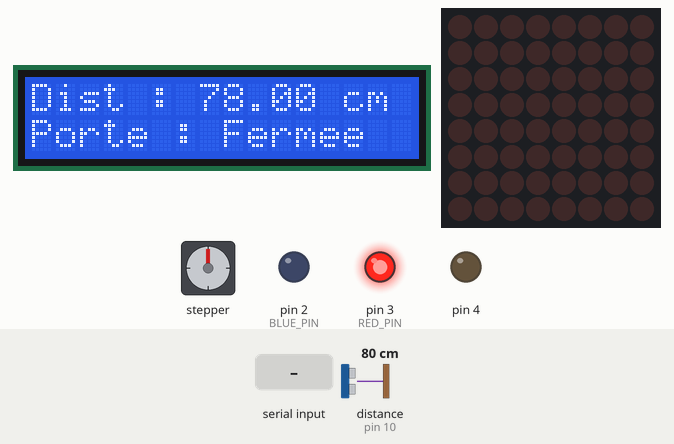
Bench run of a sketch on a simulated Arduino Mega 2560, built with avr-gcc and run on an emulated ATmega2560. On the bench: 16×2 character LCD, stepper motor, 8×8 LED matrix, output pins drawn as LEDs (lit = HIGH). Wiring (inferred from the names in the program): ultrasonic range finder: trigger pin 9; echo pin 10. The test bench sets the inputs (shaded band); at power-on: distance to the obstacle (sensor on pin 10) 80 cm. The echo pulse lasts 58.3 µs per cm; stepper angles assume 2048 steps per turn; pins used as bus, display or sensor lines are not drawn; what the sketch prints to the serial monitor is not drawn.

Above: at 3.2 s.
3.3 s: distance to the obstacle (sensor on pin 10) set to 66 cm
At 4.6 s:
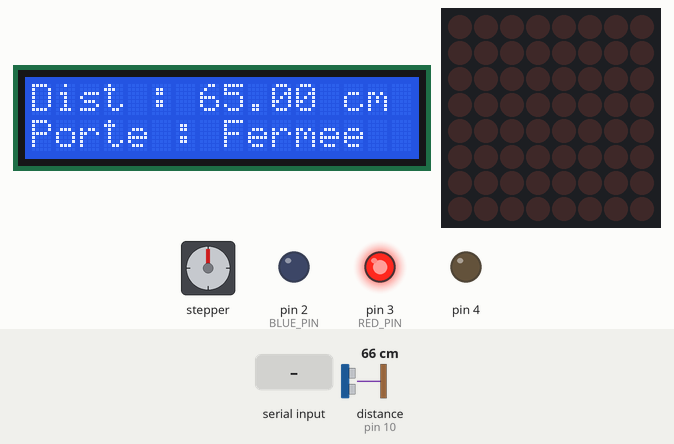
4.9 s: distance to the obstacle (sensor on pin 10) set to 56 cm
At 5.41 s:
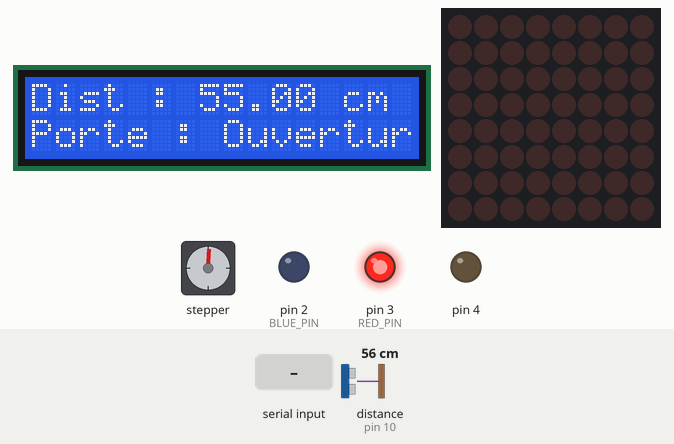
6.8 s: "g_dist\n" received over Serial
At 7.5 s:
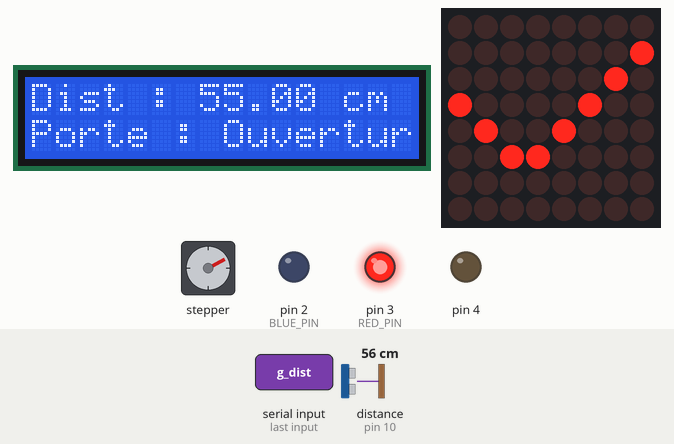
9.8 s: "cfg;1\n" received over Serial
At 10.4 s:
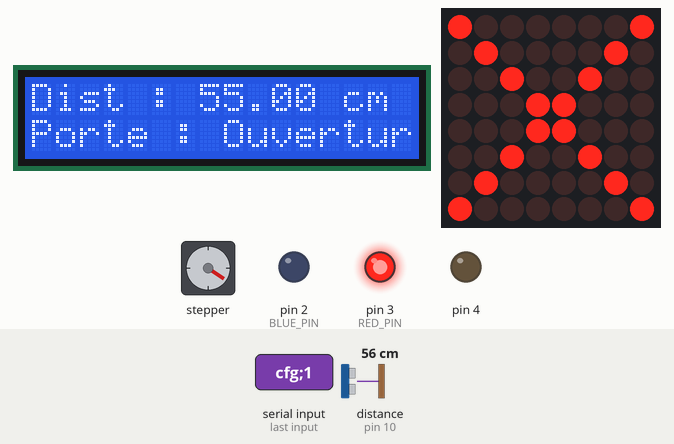
11.3 s: distance to the obstacle (sensor on pin 10) set to 22 cm
At 13.25 s:
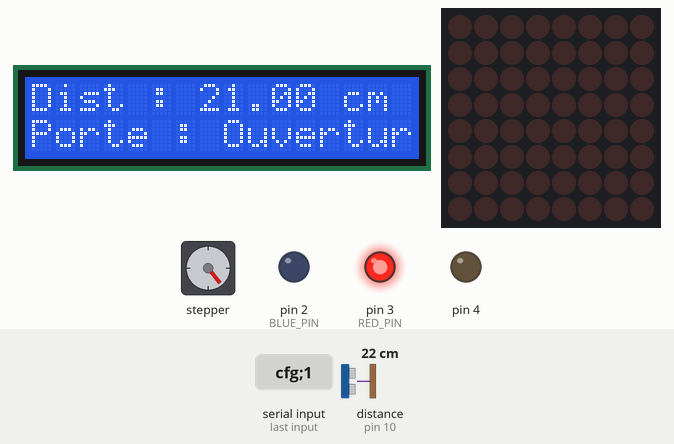
14.3 s: distance to the obstacle (sensor on pin 10) set to 19 cm
At 15.1 s:
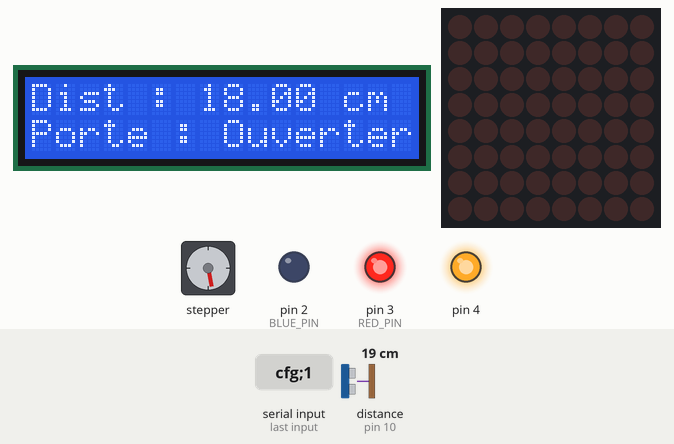
Timing chart, 0 to 17.8 s (numbered marks = the images above; inputs shaded):
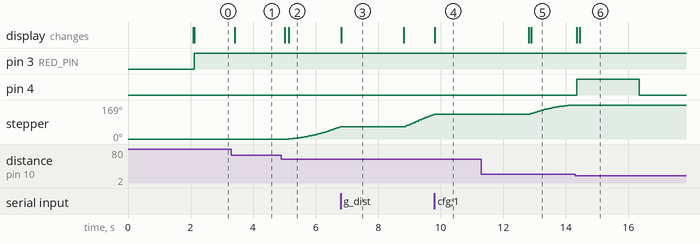

Measured:
- the behaviour switches between 62 and 61 cm on distance to the obstacle (sensor on pin 10) (found by bisection; images 1 and 2)
- the behaviour switches between 21 and 20 cm on distance to the obstacle (sensor on pin 10) (found by bisection; images 5 and 6)
- after the input at 3.3 s, the display: changes after 0.12 s (image 1)
- after the input at 4.9 s, stepper: keeps turning clockwise at about 38°/s, starting after 0.23 s; the display: first changes after 0.12 s (image 2 shows a later state)
- after the input at 6.8 s, the display: changes at once (image 3)
- after the input at 9.8 s, stepper: goes on until 9.8 s, then stays 123°; the display: changes at once (image 4)
- after the input at 11.3 s, the display: first differs from a run without the input after 1.6 s (image 5)
- after the input at 14.3 s, pin 4: LOW → HIGH at once, → LOW 2.0 s later; the display: first changes at once (image 6 shows a later state)

The sketch:

maison_intelligente_refacto.ino
```cpp
#include <Wire.h>
#include <LCD_I2C.h>
#include <LedControl.h>
#include "Alarm.h"
#include "PorteAutomatique.h"

#define TRIGGER_PIN 9
#define ECHO_PIN 10
#define RED_PIN 3
#define BLUE_PIN 2
#define BUZZER 4
#define DIN_PIN 34
#define CLK_PIN 30
#define CS_PIN 32

LCD_I2C lcd(0x27, 16, 2);
LedControl lc = LedControl(DIN_PIN, CLK_PIN, CS_PIN, 1);

float distance = 0;
Alarm alarm(RED_PIN, BLUE_PIN, BUZZER, &distance);
PorteAutomatique porte(31, 33, 35, 37, distance);

int limInf = 10, limSup = 100;

void showCheck() {
  byte check[8] = {
    B00000000,
    B00000001,
    B00000010,
    B10000100,
    B01001000,
    B00110000,
    B00000000,
    B00000000
  };
  lc.clearDisplay(0);
  for (int i = 0; i < 8; i++) lc.setRow(0, i, check[i]);
  delay(2000);
  lc.clearDisplay(0);
}

void showError() {
  byte error[8] = {
    B10000001,
    B01000010,
    B00100100,
    B00011000,
    B00011000,
    B00100100,
    B01000010,
    B10000001
  };
  lc.clearDisplay(0);
  for (int i = 0; i < 8; i++) lc.setRow(0, i, error[i]);
  delay(3000);
  lc.clearDisplay(0);
}

void showPannError() {
  byte interdit[8] = {
    B00111100,
    B11000100,
    B10001001,
    B10010001,
    B10100001,
    B11000001,
    B11000010,
    B00111100
  };
  lc.clearDisplay(0);
  for (int i = 0; i < 8; i++) lc.setRow(0, i, interdit[i]);
  delay(2000);
  lc.clearDisplay(0);
}

void updateDisplay() {
  lcd.setCursor(0, 0);
  lcd.print("Dist : ");
  lcd.print(distance);
  lcd.print(" cm   ");
  lcd.setCursor(0, 1);
  lcd.print("Porte : ");
  lcd.print(porte.getEtatTexte());
}

unsigned long measureDistance() {
  digitalWrite(TRIGGER_PIN, LOW); delayMicroseconds(2);
  digitalWrite(TRIGGER_PIN, HIGH); delayMicroseconds(10);
  digitalWrite(TRIGGER_PIN, LOW);
  unsigned long duration = pulseIn(ECHO_PIN, HIGH, 30000);
  if (duration == 0) return 999;
  return duration * 0.034 / 2;
}

void analyserCommande(const String& tampon, String& commande, String& arg1, String& arg2) {
  int firstSep = tampon.indexOf(';');
  int secondSep = tampon.indexOf(';', firstSep + 1);
  if (firstSep == -1) {
    commande = tampon;
    return;
  }
  commande = tampon.substring(0, firstSep);
  if (secondSep != -1) {
    arg1 = tampon.substring(firstSep + 1, secondSep);
    arg2 = tampon.substring(secondSep + 1);
  } else {
    arg1 = tampon.substring(firstSep + 1);
  }
}

void serialEvent() {
  String tampon = Serial.readStringUntil('\n');
  tampon.trim();
  String commande, arg1, arg2;
  analyserCommande(tampon, commande, arg1, arg2);

  if (commande == "g_dist") {
    Serial.println(distance);
    showCheck();
  } else if (commande == "cfg") {
    if (arg1 == "alm") {
      alarm.setDistance(arg2.toFloat());
      Serial.println("Configure la distance de l’alarme à " + String(arg2) + " cm");
      showCheck();
    } else if (arg1 == "lim_inf") {
      int val = arg2.toInt();
      if (val >= limSup) {
        Serial.println("Erreur – Limite inférieure >= limite supérieure");
        showPannError();
      } else {
        limInf = val;
        Serial.println("Limite inférieure configurée à " + String(limInf));
        showCheck();
      }
    } else if (arg1 == "lim_sup") {
      int val = arg2.toInt();
      if (val <= limInf) {
        Serial.println("Erreur – Limite supérieure <= limite inférieure");
        showPannError();
      } else {
        limSup = val;
        Serial.println("Limite supérieure configurée à " + String(limSup));
        showCheck();
      }
    } else {
      Serial.println("Argument cfg inconnu");
      showError();
    }
  } else if (commande == "alm") {
    if (arg1 == "OFF") {
      alarm.deactivateAlarm();
      Serial.println("Alarme désactivée");
      showCheck();
    } else if (arg1 == "ON") {
      alarm.activateAlarm();
      Serial.println("Alarme activée");
      showCheck();
    } else {
      Serial.println("Commande alm inconnue");
      showError();
    }
  } else {
    Serial.println("Commande inconnue");
    showError();
  }
}

void setup() {
  Serial.begin(9600);
  lcd.begin(); lcd.backlight();
  pinMode(TRIGGER_PIN, OUTPUT);
  pinMode(ECHO_PIN, INPUT);
  lc.shutdown(0, false);
  lc.setIntensity(0, 8);
  lc.clearDisplay(0);
  lcd.backlight();
  lcd.setCursor(0, 0); lcd.print("2419796");
  lcd.setCursor(0, 1); lcd.print("Labo 7");
  delay(2000); lcd.clear();

  alarm.setColourA(255, 0, 0);
  alarm.setColourB(0, 0, 255);
  alarm.setVariationTiming(500);
  alarm.setDistance(12);
  alarm.setTimeout(2000);
  alarm.activateAlarm();

  porte.setPasParTour(2048);
  porte.setAngleFerme(10);
  porte.setAngleOuvert(170);
  porte.setDistanceOuverture(60);
  porte.setDistanceFermeture(60);
}

void loop() {
  static unsigned long lastMeasure = 0;
  unsigned long currentTime = millis();
  if (currentTime - lastMeasure >= 100) {
    lastMeasure = currentTime;
    distance = measureDistance();
    updateDisplay();
  }
  alarm.update();
  porte.update();
}
```

Alarm.cpp
```cpp
// Alarm.cpp

#include "Alarm.h"
#include <Arduino.h>

Alarm::Alarm(int pinLedA, int pinLedB, int pinBuzzer, float* pDistance)
  : ledAPin(pinLedA), ledBPin(pinLedB), buzzerPin(pinBuzzer), distance(pDistance)
{
  pinMode(ledAPin, OUTPUT);
  pinMode(ledBPin, OUTPUT);
  pinMode(buzzerPin, OUTPUT);
  state = OFF;
  lastStateChange = millis();
}

void Alarm::setDistance(float dist) {
  *distance = dist;
}

void Alarm::setTimeout(unsigned long time) {
  timeoutDelay = time;
}

void Alarm::setVariationTiming(unsigned long t) {
  variationTiming = t;
}

void Alarm::setColourA(byte r, byte g, byte b) {
  colorA[0] = r;
  colorA[1] = g;
  colorA[2] = b;
}

void Alarm::setColourB(byte r, byte g, byte b) {
  colorB[0] = r;
  colorB[1] = g;
  colorB[2] = b;
}

void Alarm::turnOn() {
  state = WATCHING;
  lastStateChange = millis();
}

void Alarm::turnOff() {
  state = OFF;
  stopAlarm();
  setRGBColor(ledAPin, 0, 0, 0);
  setRGBColor(ledBPin, 0, 0, 0);
  digitalWrite(buzzerPin, LOW);
}

void Alarm::activateAlarm() {
  alarmEnabled = true;
   if (state == OFF) {
    state = WATCHING;
    lastStateChange = millis();
  }
}

void Alarm::deactivateAlarm() {
  alarmEnabled = false;
  stopAlarm();
}

void Alarm::update() {
  unsigned long currentTime = millis();
  float dist = *distance;

  switch (state) {
    case OFF:
      stopAlarm();
      setRGBColor(ledAPin, 0, 0, 0);
      setRGBColor(ledBPin, 0, 0, 0);
      digitalWrite(buzzerPin, LOW);
      break;

    case WATCHING:
      setRGBColor(ledAPin, colorA[0], colorA[1], colorA[2]);
      if (dist < distanceTrigger) {
        state = ON;
        lastStateChange = currentTime;
        if (alarmEnabled) soundAlarm();
      }
      break;

    case ON:
      setRGBColor(ledBPin, colorB[0], colorB[1], colorB[2]);
      if (alarmEnabled) {
        if (currentTime - lastStateChange < timeoutDelay) {
          soundAlarm();
        } else {
          stopAlarm();
        }
      } else {
        stopAlarm();
      }

      if (dist >= distanceTrigger && currentTime - lastStateChange >= timeoutDelay) {
        state = WATCHING;
        lastStateChange = currentTime;
      }
      break;

    case TESTING:

      setRGBColor(ledAPin, 255, 255, 0);
      if (currentTime - lastStateChange > timeoutDelay) {
        state = OFF;
        lastStateChange = currentTime;
      }
      break;
  }
}

void Alarm::setRGBColor(int pin, byte r, byte g, byte b) {
  analogWrite(pin, r);
}

void Alarm::soundAlarm() {
  digitalWrite(buzzerPin, HIGH);
}

void Alarm::stopAlarm() {
  digitalWrite(buzzerPin, LOW);
}
```

Alarm.h
```cpp
// Alarm.h

#include <Arduino.h>

class Alarm {
public:
  Alarm(int pinLedA, int pinLedB, int pinBuzzer, float* pDistance);

  void update();
  void setDistance(float dist);
  void setTimeout(unsigned long time);
  void setVariationTiming(unsigned long t);
  void setColourA(byte r, byte g, byte b);
  void setColourB(byte r, byte g, byte b);
  void turnOn();   // active le mode WATCHING (surveillance)
  void turnOff();  // désactive le système d'alarme
  void activateAlarm();   // alm;ON pour autoriser l’alarme à sonner
  void deactivateAlarm(); // alm;OFF pour désactiver les sons même si on détecte un objet

private:
  enum State { OFF, WATCHING, ON, TESTING };
  State state;

  int ledAPin, ledBPin, buzzerPin;
  float* distance;
  float distanceTrigger = 20.0; // valeur par défaut, peut être ajustée ailleurs
  unsigned long timeoutDelay = 2000;
  unsigned long lastStateChange = 0;
  unsigned long variationTiming = 100;
  bool alarmEnabled = true;

  byte colorA[3] = {255, 0, 0}; // Couleur LED A par défaut (rouge)
  byte colorB[3] = {0, 0, 255}; // Couleur LED B par défaut (bleu)

  void setRGBColor(int pin, byte r, byte g, byte b);
  void soundAlarm();
  void stopAlarm();
};
```

PorteAutomatique.cpp
```cpp
#include "PorteAutomatique.h"
#include <Arduino.h>

PorteAutomatique::PorteAutomatique(int p1, int p2, int p3, int p4, float& distancePtr)
  : _stepper(AccelStepper::HALF4WIRE, p1, p3, p2, p4), _distance(distancePtr) {
  _stepper.setMaxSpeed(1000);
  _stepper.setAcceleration(500);
  _stepper.setSpeed(200);
}

void PorteAutomatique::update() {
  _currentTime = millis();
  _mettreAJourEtat();
  _stepper.run();
}

void PorteAutomatique::setAngleOuvert(float angle) {
  _angleOuvert = angle;
}

void PorteAutomatique::setAngleFerme(float angle) {
  _angleFerme = angle;
}

void PorteAutomatique::setPasParTour(int steps) {
  _stepsPerRev = steps;
}

void PorteAutomatique::setDistanceOuverture(float distance) {
  _distanceOuverture = distance;
}

void PorteAutomatique::setDistanceFermeture(float distance) {
  _distanceFermeture = distance;
}

const char* PorteAutomatique::getEtatTexte() const {
  switch (_etat) {
    case FERMEE: return "Fermee";
    case OUVERTE: return "Ouverte";
    case EN_OUVERTURE: return "Ouverture";
    case EN_FERMETURE: return "Fermeture";
  }
  return "";
}

float PorteAutomatique::getAngle() const {
  long steps = _stepper.currentPosition();
  return (steps * 360.0) / _stepsPerRev;
}

void PorteAutomatique::_mettreAJourEtat() {
  switch (_etat) {
    case FERMEE: _fermeState(); break;
    case OUVERTE: _ouvertState(); break;
    case EN_OUVERTURE: _ouvertureState(); break;
    case EN_FERMETURE: _fermetureState(); break;
  }
}

void PorteAutomatique::_ouvrir() {
  _stepper.moveTo(_angleEnSteps(_angleOuvert));
}

void PorteAutomatique::_fermer() {
  _stepper.moveTo(_angleEnSteps(_angleFerme));
}

void PorteAutomatique::_fermeState() {
  if (_distance <= _distanceOuverture) {
    _etat = EN_OUVERTURE;
    _ouvrir();
  }
}

void PorteAutomatique::_ouvertState() {
  if (_distance > _distanceFermeture) {
    _etat = EN_FERMETURE;
    _fermer();
  }
}

void PorteAutomatique::_ouvertureState() {
  if (_stepper.distanceToGo() == 0) {
    _etat = OUVERTE;
  }
}

void PorteAutomatique::_fermetureState() {
  if (_stepper.distanceToGo() == 0) {
    _etat = FERMEE;
  }
}

long PorteAutomatique::_angleEnSteps(float angle) const {
  return (angle * _stepsPerRev) / 360.0;
}
```

PorteAutomatique.h
```cpp
#pragma once
#include <AccelStepper.h>

enum EtatPorte {
  FERMEE,
  OUVERTE,
  EN_FERMETURE,
  EN_OUVERTURE
};

class PorteAutomatique {
public:
  PorteAutomatique(int p1, int p2, int p3, int p4, float& distancePtr);
  void update();
  void setAngleOuvert(float angle);
  void setAngleFerme(float angle);
  void setPasParTour(int steps);
  void setDistanceOuverture(float distance);
  void setDistanceFermeture(float distance);
  const char* getEtatTexte() const;
  float getAngle() const;

private:
  AccelStepper _stepper;
  unsigned long _currentTime = 0;
  float _angleOuvert = 90;
  float _angleFerme = 0;
  int _stepsPerRev = 2048;
  float& _distance;
  float _distanceOuverture = 20;
  float _distanceFermeture = 30;
  EtatPorte _etat = FERMEE;

  void _ouvertState();
  void _fermeState();
  void _ouvertureState();
  void _fermetureState();
  void _ouvrir();
  void _fermer();
  void _mettreAJourEtat();
  long _angleEnSteps(float angle) const;
};
```
